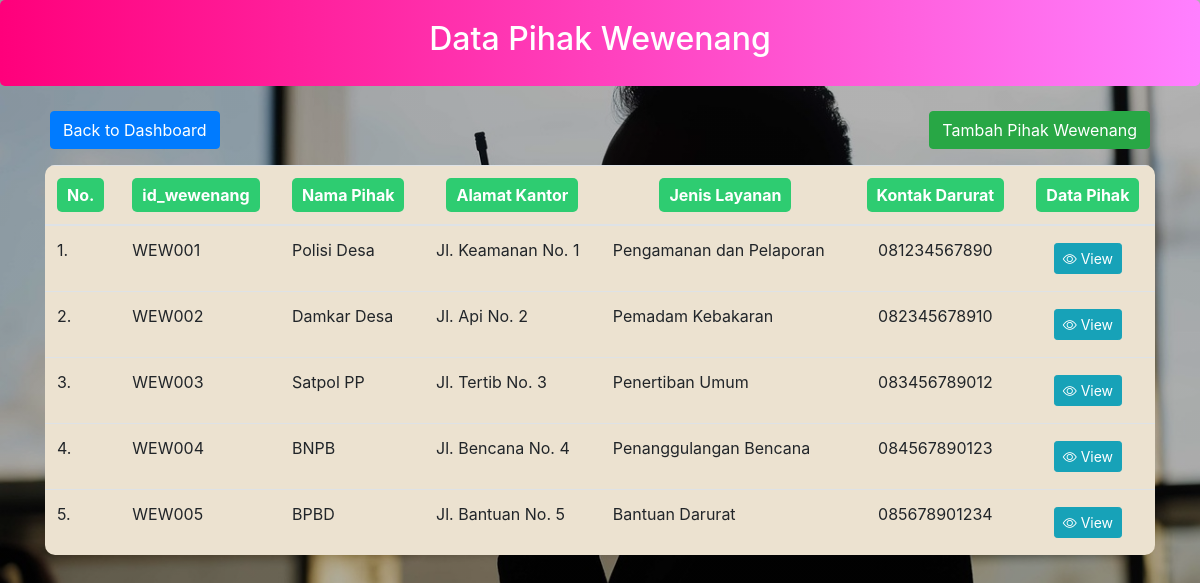
The page /LDpihak/petugas/index.php on the database its author committed.
### tables this page shows
CREATE TABLE `pihak_wewenang` (
  `id_wewenang` varchar(20) NOT NULL,
  `nama_wewenang` varchar(100) DEFAULT NULL,
  `jenis_layanan` text DEFAULT NULL,
  `kontak_darurat` varchar(15) DEFAULT NULL,
  `alamat_kantor` text DEFAULT NULL
);

### LDpihak/petugas/index.php (the view, shortened to what this page needs)
<!DOCTYPE html>
<html lang="id">
<head>
    <link rel="stylesheet" href="../bootstrap/css/bootstrap.min.css">
    <link rel="stylesheet" href="https://cdn.jsdelivr.net/npm/bootstrap-icons@1.9.1/font/bootstrap-icons.css">
</head>
<body>
    <div class="header-gradient">
        <h2>Data Pihak Wewenang</h2>
    </div>
    <div class="container">
        <a href="../dashboard.php" class="btn btn-primary">Back to Dashboard</a>
        <a href="create.php" class="btn btn-success float-right mb-3">Tambah Pihak Wewenang</a>
        <?php
        require 'koneksi.php';
        $sort_column = isset($_GET['sort_column']) ? $_GET['sort_column'] : 'id_wewenang';
        $sort_order = isset($_GET['sort_order']) ? $_GET['sort_order'] : 'ASC';
        $new_sort_order = ($sort_order == 'ASC') ? 'DESC' : 'ASC';
        $query = "SELECT * FROM pihak_wewenang ORDER BY $sort_column $sort_order";
        $hasil = mysqli_query($conn, $query);
        ?>
        <table class="table table-hover">
            <thead>
                <tr>
                    <th scope="col" style="color: white;">
                        <a class="judultabel">No.</a>
                    </th>
                    <th scope="col">
                        <a href="?sort_column=id_wewenang&sort_order=<?php echo $new_sort_order; ?>" class="sort-link">id_wewenang</a>
                    </th>
                    <th scope="col">
                        <a href="?sort_column=nama_wewenang&sort_order=<?php echo $new_sort_order; ?>" class="sort-link">Nama Pihak</a>
                    </th>
                    <th scope="col" style="text-align: center;">
                        <a href="?sort_column=alamat_kantor&sort_order=<?php echo $new_sort_order; ?>" class="sort-link">Alamat Kantor</a>
                    </th>
                    <th scope="col" style="text-align: center;">
                        <a href="?sort_column=jenis_layanan&sort_order=<?php echo $new_sort_order; ?>" class="sort-link">Jenis Layanan</a>
                    </th>
                    <th scope="col" style="text-align: center;">
                        <a href="?sort_column=kontak_darurat&sort_order=<?php echo $new_sort_order; ?>" class="sort-link">Kontak Darurat</a>
                    </th>
                    <th scope="col" style="text-align: center; color: white;">
                        <a class="judultabel">Data Pihak</a>
                    </th>
                </tr>
            </thead>
            <tbody>
                <?php
                    $no = 1;
                    while ($data = mysqli_fetch_array($hasil)) {
                        echo "<tr>";
                        echo "<td>" . $no . ".</td>";
                        echo "<td>" . $data['id_wewenang'] . "</td>";
                        echo "<td>" . $data['nama_wewenang'] . "</td>";
                        echo "<td>" . $data['alamat_kantor'] . "</td>";
                        echo "<td>" . $data['jenis_layanan'] . "</td>";
                        echo "<td style='text-align: center;'>" . $data['kontak_darurat'] . "</td>";
                        echo "<td style='text-align: center;'>
                                <a href='view.php?id_wewenang=" . $data['id_wewenang'] . "' class='btn btn-info btn-sm' title='view'>
                                    <i class='bi bi-eye'></i> View
                                </a>
                            </td>";
                        echo "</tr>";
                        $no++;
                    }
                    ?>
            </tbody>
        </table>
    </div>
</body>
</html>

### LDpihak/petugas/index.php (style rules this page uses)
body { background: linear-gradient(rgba(0, 0, 0, 0.3), rgba(0, 0, 0, 0.3)), url('/layanandesa/images/petugasbg.jpg'); background-size: cover; background-position: center; background-attachment: fixed; color: white; height: 100vh; margin: 0; display: flex; flex-direction: column; }
.header-gradient { background: linear-gradient(90deg, #ff007b, #ff80ff); color: white; padding: 20px; margin-bottom: 20px; border-radius: 5px; text-align: center; }
table { background-color: #ECE2D0; border-collapse: collapse; border-radius: 10px; overflow: hidden; }
.btn { margin: 5px; }
td, th { white-space: nowrap; text-overflow: ellipsis; overflow: hidden; }
.judultabel { color: white; background-color: #2ecc71; padding: 5px 10px; border-radius: 5px; text-decoration: none; display: inline-block; text-align: center; }
.sort-link { color: white; background-color: #2ecc71; padding: 5px 10px; border-radius: 5px; text-decoration: none; display: inline-block; text-align: center; }

### rows shown on the page
pihak_wewenang: id_wewenang "WEW001", nama_wewenang "Polisi Desa", alamat_kantor "Jl. Keamanan No. 1", jenis_layanan "Pengamanan dan Pelaporan", kontak_darurat "081234567890"
pihak_wewenang: id_wewenang "WEW002", nama_wewenang "Damkar Desa", alamat_kantor "Jl. Api No. 2", jenis_layanan "Pemadam Kebakaran", kontak_darurat "082345678910"
pihak_wewenang: id_wewenang "WEW003", nama_wewenang "Satpol PP", alamat_kantor "Jl. Tertib No. 3", jenis_layanan "Penertiban Umum", kontak_darurat "083456789012"
pihak_wewenang: id_wewenang "WEW004", nama_wewenang "BNPB", alamat_kantor "Jl. Bencana No. 4", jenis_layanan "Penanggulangan Bencana", kontak_darurat "084567890123"
pihak_wewenang: id_wewenang "WEW005", nama_wewenang "BPBD", alamat_kantor "Jl. Bantuan No. 5", jenis_layanan "Bantuan Darurat", kontak_darurat "085678901234"
